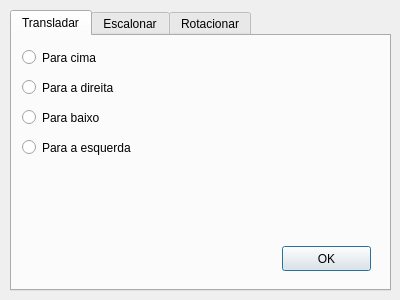
<?xml version="1.0" encoding="UTF-8"?>
<ui version="4.0">
 <class>Dialog</class>
 <widget class="QDialog" name="Dialog">
  <property name="geometry">
   <rect>
    <x>0</x>
    <y>0</y>
    <width>400</width>
    <height>300</height>
   </rect>
  </property>
  <property name="windowTitle">
   <string>Dialog</string>
  </property>
  <widget class="QTabWidget" name="tabWidget">
   <property name="geometry">
    <rect>
     <x>10</x>
     <y>10</y>
     <width>381</width>
     <height>281</height>
    </rect>
   </property>
   <property name="currentIndex">
    <number>0</number>
   </property>
   <widget class="QWidget" name="translateTab">
    <attribute name="title">
     <string>Transladar</string>
    </attribute>
    <widget class="QRadioButton" name="radioButton_4">
     <property name="geometry">
      <rect>
       <x>10</x>
       <y>10</y>
       <width>112</width>
       <height>23</height>
      </rect>
     </property>
     <property name="text">
      <string>Para cima</string>
     </property>
    </widget>
    <widget class="QRadioButton" name="radioButton_5">
     <property name="geometry">
      <rect>
       <x>10</x>
       <y>40</y>
       <width>131</width>
       <height>23</height>
      </rect>
     </property>
     <property name="text">
      <string>Para a direita</string>
     </property>
    </widget>
    <widget class="QRadioButton" name="radioButton_6">
     <property name="geometry">
      <rect>
       <x>10</x>
       <y>70</y>
       <width>112</width>
       <height>23</height>
      </rect>
     </property>
     <property name="text">
      <string>Para baixo</string>
     </property>
    </widget>
    <widget class="QRadioButton" name="radioButton_7">
     <property name="geometry">
      <rect>
       <x>10</x>
       <y>100</y>
       <width>141</width>
       <height>23</height>
      </rect>
     </property>
     <property name="text">
      <string>Para a esquerda</string>
     </property>
    </widget>
    <widget class="QPushButton" name="okTranslateButton">
     <property name="geometry">
      <rect>
       <x>270</x>
       <y>210</y>
       <width>89</width>
       <height>25</height>
      </rect>
     </property>
     <property name="text">
      <string>OK</string>
     </property>
    </widget>
   </widget>
   <widget class="QWidget" name="scaleTab">
    <attribute name="title">
     <string>Escalonar</string>
    </attribute>
    <widget class="QLineEdit" name="lineEdit">
     <property name="geometry">
      <rect>
       <x>80</x>
       <y>20</y>
       <width>113</width>
       <height>25</height>
      </rect>
     </property>
    </widget>
    <widget class="QLabel" name="label">
     <property name="geometry">
      <rect>
       <x>30</x>
       <y>25</y>
       <width>67</width>
       <height>17</height>
      </rect>
     </property>
     <property name="text">
      <string>Escala</string>
     </property>
    </widget>
    <widget class="QPushButton" name="okScaleButton">
     <property name="geometry">
      <rect>
       <x>270</x>
       <y>210</y>
       <width>89</width>
       <height>25</height>
      </rect>
     </property>
     <property name="text">
      <string>OK</string>
     </property>
    </widget>
   </widget>
   <widget class="QWidget" name="tab_3">
    <attribute name="title">
     <string>Rotacionar</string>
    </attribute>
    <widget class="QRadioButton" name="radioButton">
     <property name="geometry">
      <rect>
       <x>10</x>
       <y>10</y>
       <width>231</width>
       <height>23</height>
      </rect>
     </property>
     <property name="text">
      <string>Rotacionar sobre a origem</string>
     </property>
    </widget>
    <widget class="QRadioButton" name="radioButton_2">
     <property name="geometry">
      <rect>
       <x>10</x>
       <y>40</y>
       <width>231</width>
       <height>23</height>
      </rect>
     </property>
     <property name="text">
      <string>Rotacionar sobre um ponto</string>
     </property>
    </widget>
    <widget class="QRadioButton" name="radioButton_3">
     <property name="geometry">
      <rect>
       <x>10</x>
       <y>70</y>
       <width>231</width>
       <height>23</height>
      </rect>
     </property>
     <property name="text">
      <string>Rotacionar sobre o center</string>
     </property>
    </widget>
    <widget class="QPushButton" name="okRotateButton">
     <property name="geometry">
      <rect>
       <x>270</x>
       <y>210</y>
       <width>89</width>
       <height>25</height>
      </rect>
     </property>
     <property name="text">
      <string>OK</string>
     </property>
    </widget>
   </widget>
  </widget>
 </widget>
 <resources/>
 <connections/>
</ui>
